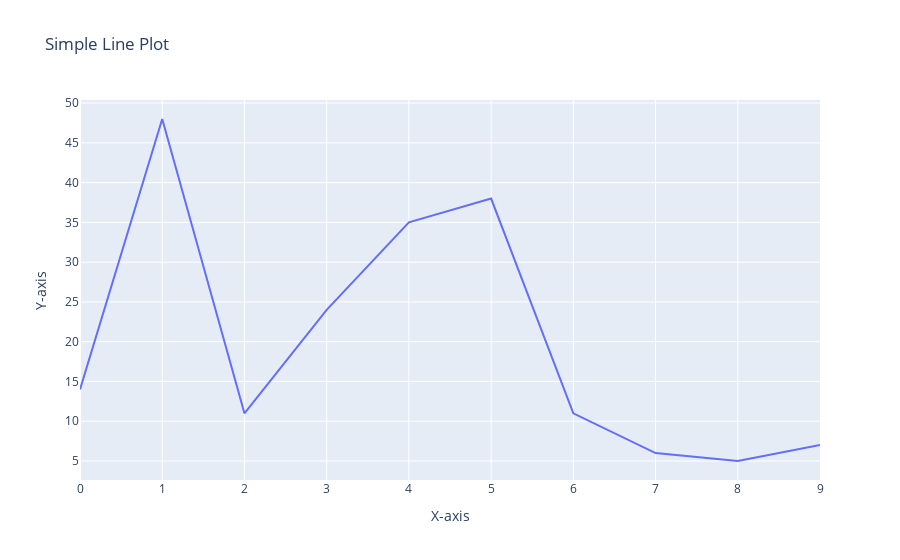

Notebook source saved alongside this figure:
### Markdown cell above
20) Using Plotly, create a basic line plot of a randomly generated dataset, label the axes, and set the title as
'Simple Line Plot'

### Code cell
import plotly.graph_objects as go

# Generate random data (change size for more/less data points)
x_data = [i for i in range(10)]  # Replace 10 with desired number of points
y_data = [random.randint(1, 50) for _ in x_data]  # Random values between 1 and 50

# Create the line plot
fig = go.Figure()
fig.add_trace(go.Scatter(x=x_data, y=y_data, mode='lines'))  # 'lines' for line plot

# Set labels and title
fig.update_layout(
    title='Simple Line Plot',
    xaxis_title='X-axis',
    yaxis_title='Y-axis'
)

# Display the plot
fig.show()

### Figure 1 — Plotly figure (JSON) as saved in the notebook; plotly's stock layout.template omitted (floating-point values rounded to 4 significant figures)
{"data": [{"mode": "lines", "type": "scatter", "x": [0, 1, 2, 3, 4, 5, 6, 7, 8, 9], "y": [14, 48, 11, 24, 35, 38, 11, 6, 5, 7]}], "layout": {"autosize": true, "title": {"text": "Simple Line Plot"}, "xaxis": {"autorange": true, "range": [0, 9], "title": {"text": "X-axis"}, "type": "linear"}, "yaxis": {"autorange": true, "range": [2.611, 50.39], "title": {"text": "Y-axis"}, "type": "linear"}}}
